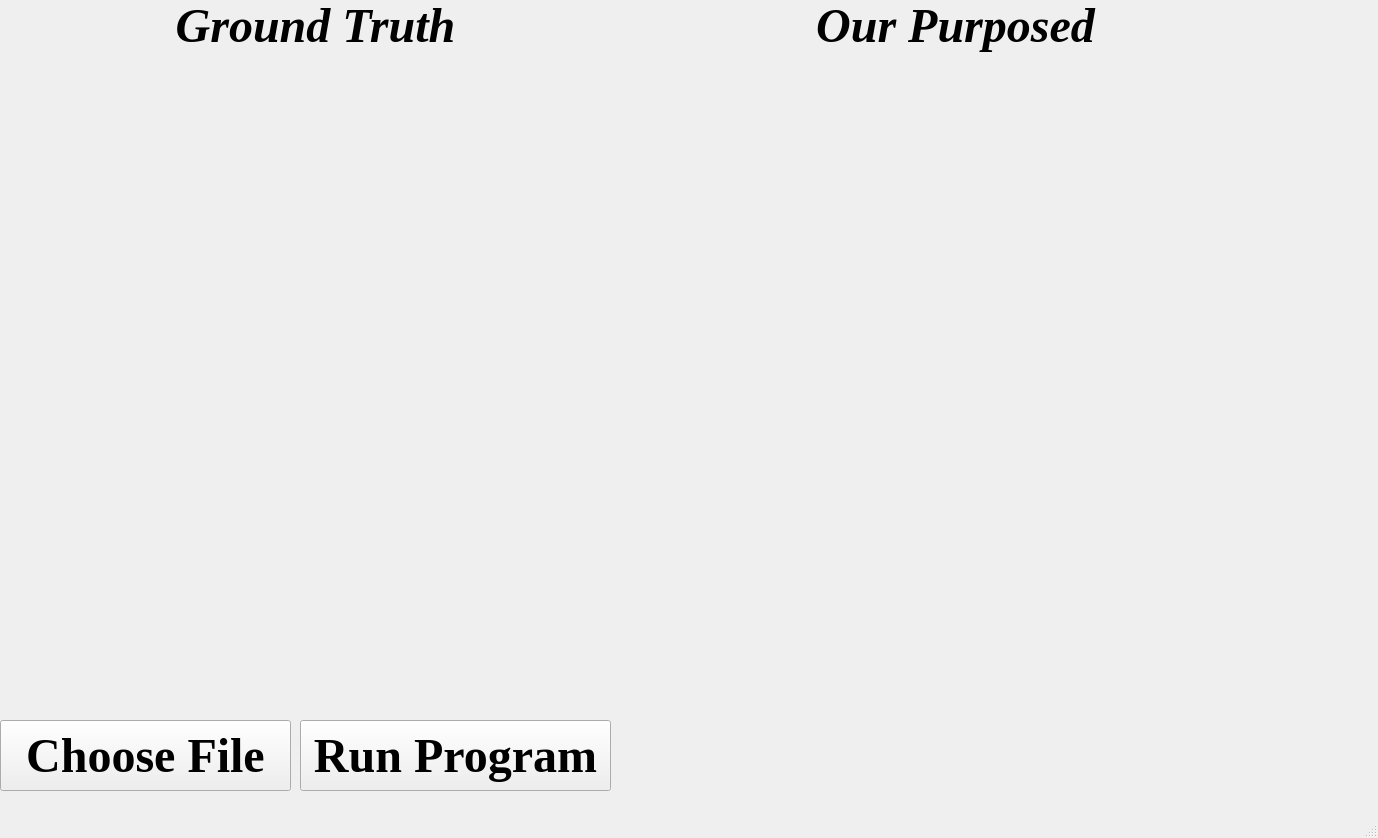
<?xml version="1.0" encoding="UTF-8"?>
<ui version="4.0">
 <class>ThesisDemo</class>
 <widget class="QMainWindow" name="ThesisDemo">
  <property name="enabled">
   <bool>true</bool>
  </property>
  <property name="geometry">
   <rect>
    <x>0</x>
    <y>0</y>
    <width>1378</width>
    <height>838</height>
   </rect>
  </property>
  <property name="windowTitle">
   <string>MainWindow</string>
  </property>
  <widget class="QWidget" name="centralwidget">
   <widget class="QWidget" name="gridLayoutWidget">
    <property name="geometry">
     <rect>
      <x>0</x>
      <y>50</y>
      <width>1371</width>
      <height>651</height>
     </rect>
    </property>
    <layout class="QGridLayout" name="gridLayout_2">
     <item row="0" column="0">
      <widget class="QLabel" name="left_image">
       <property name="text">
        <string/>
       </property>
       <property name="alignment">
        <set>Qt::AlignBottom|Qt::AlignRight|Qt::AlignTrailing</set>
       </property>
      </widget>
     </item>
     <item row="0" column="1">
      <widget class="QLabel" name="right_image">
       <property name="text">
        <string/>
       </property>
       <property name="alignment">
        <set>Qt::AlignBottom|Qt::AlignLeading|Qt::AlignLeft</set>
       </property>
      </widget>
     </item>
     <item row="1" column="1">
      <widget class="QLabel" name="adj_disparity">
       <property name="text">
        <string/>
       </property>
       <property name="alignment">
        <set>Qt::AlignLeading|Qt::AlignLeft|Qt::AlignTop</set>
       </property>
      </widget>
     </item>
     <item row="1" column="0">
      <widget class="QLabel" name="basic_disparity">
       <property name="text">
        <string/>
       </property>
       <property name="alignment">
        <set>Qt::AlignRight|Qt::AlignTop|Qt::AlignTrailing</set>
       </property>
      </widget>
     </item>
    </layout>
   </widget>
   <widget class="QPushButton" name="choiceButton">
    <property name="geometry">
     <rect>
      <x>0</x>
      <y>720</y>
      <width>291</width>
      <height>71</height>
     </rect>
    </property>
    <property name="font">
     <font>
      <family>Times New Roman</family>
      <pointsize>36</pointsize>
      <weight>75</weight>
      <italic>false</italic>
      <bold>true</bold>
     </font>
    </property>
    <property name="text">
     <string>Choose File</string>
    </property>
   </widget>
   <widget class="QPushButton" name="startButton">
    <property name="geometry">
     <rect>
      <x>300</x>
      <y>720</y>
      <width>311</width>
      <height>71</height>
     </rect>
    </property>
    <property name="font">
     <font>
      <family>Times New Roman</family>
      <pointsize>36</pointsize>
      <weight>75</weight>
      <italic>false</italic>
      <bold>true</bold>
     </font>
    </property>
    <property name="text">
     <string>Run Program</string>
    </property>
   </widget>
   <widget class="QLabel" name="input_label">
    <property name="geometry">
     <rect>
      <x>500</x>
      <y>620</y>
      <width>771</width>
      <height>41</height>
     </rect>
    </property>
    <property name="text">
     <string/>
    </property>
   </widget>
   <widget class="QLabel" name="label">
    <property name="geometry">
     <rect>
      <x>0</x>
      <y>-10</y>
      <width>631</width>
      <height>71</height>
     </rect>
    </property>
    <property name="font">
     <font>
      <family>Times New Roman</family>
      <pointsize>36</pointsize>
      <weight>75</weight>
      <italic>true</italic>
      <bold>true</bold>
     </font>
    </property>
    <property name="text">
     <string>Ground Truth</string>
    </property>
    <property name="alignment">
     <set>Qt::AlignCenter</set>
    </property>
   </widget>
   <widget class="QLabel" name="label_2">
    <property name="geometry">
     <rect>
      <x>640</x>
      <y>-10</y>
      <width>631</width>
      <height>71</height>
     </rect>
    </property>
    <property name="font">
     <font>
      <family>Times New Roman</family>
      <pointsize>36</pointsize>
      <weight>75</weight>
      <italic>true</italic>
      <bold>true</bold>
     </font>
    </property>
    <property name="text">
     <string>Our Purposed</string>
    </property>
    <property name="alignment">
     <set>Qt::AlignCenter</set>
    </property>
   </widget>
  </widget>
  <widget class="QMenuBar" name="menubar">
   <property name="geometry">
    <rect>
     <x>0</x>
     <y>0</y>
     <width>1378</width>
     <height>20</height>
    </rect>
   </property>
  </widget>
  <widget class="QStatusBar" name="statusbar"/>
 </widget>
 <resources/>
 <connections/>
</ui>
